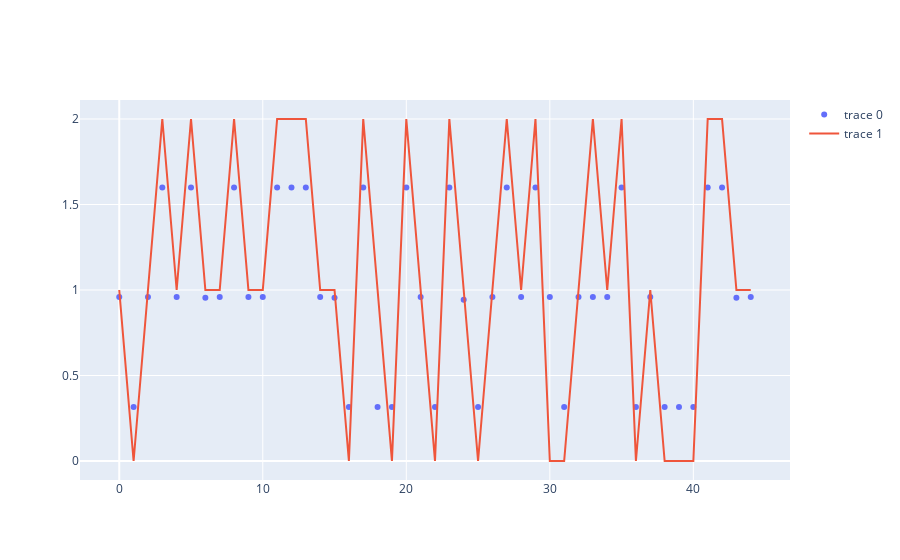
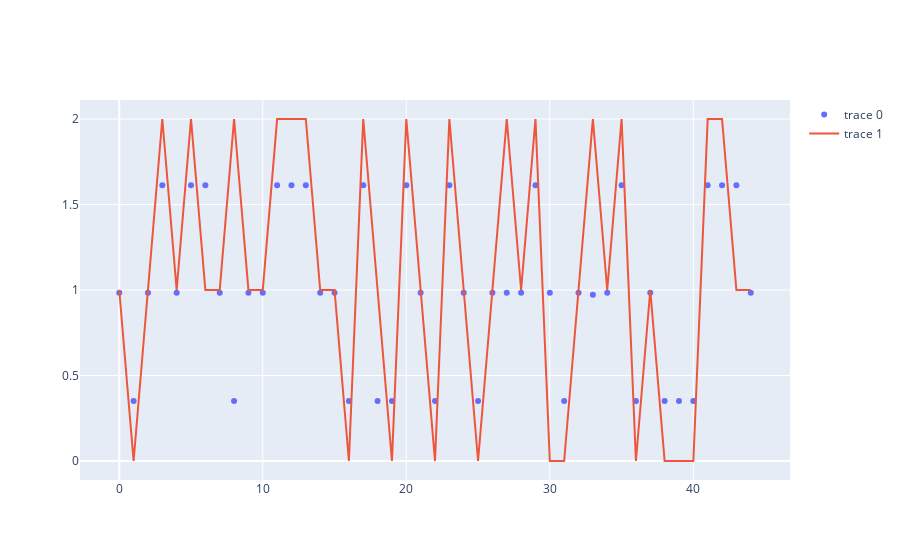
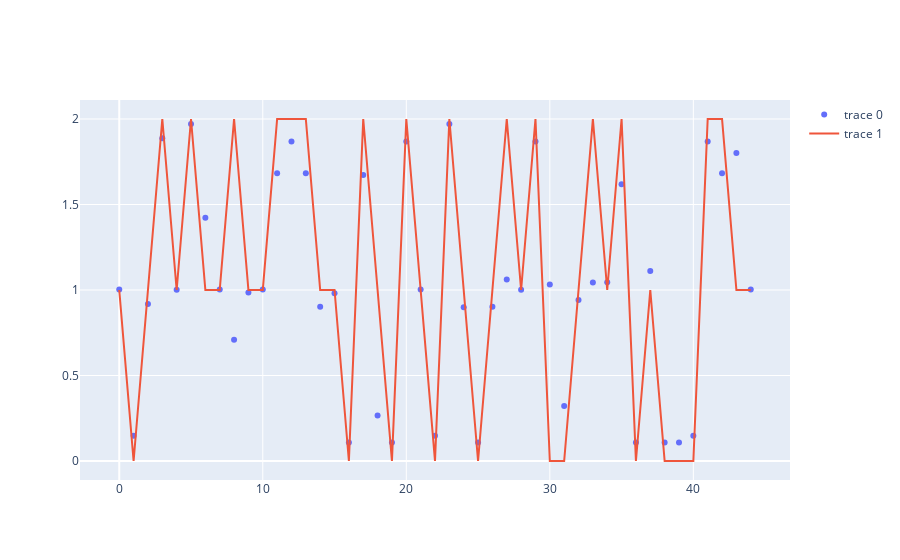

Here is the notebook cell these charts were saved with, in order:
### Code cell
params = dict(max_depth = 3, learning_rate = 0.1)
mid_point = len(x_tr) // 2
x_tr1 = x_tr[:mid_point]
y_tr1 = y_tr[:mid_point]
x_tr2 = x_tr[mid_point:]
y_tr2 = y_tr[mid_point:]
dtrain0 = xgb.DMatrix(x_tr, y_tr)
dtrain1 = xgb.DMatrix(x_tr1, y_tr1)
dtrain2 = xgb.DMatrix(x_tr2,y_tr2)
dtest = xgb.DMatrix(x_te, label = y_te)

model0 = xgb.train(params, dtrain0, num_boost_round= 10)
model1 = xgb.train(params, dtrain1, num_boost_round= 10)
model2 = xgb.train(params, dtrain2, num_boost_round= 10, xgb_model = model1)

pred0 = model0.predict(dtest)
pred1 = model1.predict(dtest)
pred2 = model2.predict(dtest)
mse0 = sklearn.metrics.mean_squared_error(y_te,pred0)
mse1 = sklearn.metrics.mean_squared_error(y_te,pred1)
mse2 = sklearn.metrics.mean_squared_error(y_te,pred2)

print(f'mse model 0 = {mse0}')
go.Figure([
    go.Scatter( y = pred0, mode = 'markers',),
    go.Scatter( y = y_te, mode = 'lines')
]).show()

print(f'mse model 1 = {mse1}')
go.Figure([
    go.Scatter( y = pred1, mode = 'markers',),
    go.Scatter( y = y_te, mode = 'lines')
]).show()

print(f'mse model 2 = {mse2}')
go.Figure([
    go.Scatter( y = pred2, mode = 'markers',),
    go.Scatter( y = y_te, mode = 'lines')
]).show()

num_trees0 = len(model0.get_dump())
num_trees1 = len(model1.get_dump())
num_trees2 = len(model2.get_dump())
print(f'num_trees0 = {num_trees0}')
print(f'num_trees1 = {num_trees1}')
print(f'num_trees2 = {num_trees2}')

### Figure 1 — Plotly figure (JSON) as saved in the notebook; plotly's stock layout.template omitted (floating-point values rounded to 4 significant figures)
{"data": [{"mode": "markers", "type": "scatter", "y": [0.9597, 0.3164, 0.9597, 1.599, 0.9597, 1.599, 0.9549, 0.9597, 1.599, 0.9597, 0.9597, 1.599, 1.599, 1.599, 0.9597, 0.9549, 0.3164, 1.599, 0.3164, 0.3164, 1.599, 0.9597, 0.3164, 1.599, 0.9434, 0.3164, 0.9597, 1.599, 0.9597, 1.599, 0.9597, 0.3164, 0.9597, 0.9597, 0.9597, 1.599, 0.3164, 0.9597, 0.3164, 0.3164, 0.3164, 1.599, 1.599, 0.9549, 0.9597]}, {"mode": "lines", "type": "scatter", "y": [1, 0, 1, 2, 1, 2, 1, 1, 2, 1, 1, 2, 2, 2, 1, 1, 0, 2, 1, 0, 2, 1, 0, 2, 1, 0, 1, 2, 1, 2, 0, 0, 1, 2, 1, 2, 0, 1, 0, 0, 0, 2, 2, 1, 1]}], "layout": {}}

### Figure 2 — Plotly figure (JSON) as saved in the notebook; plotly's stock layout.template omitted (floating-point values rounded to 4 significant figures)
{"data": [{"mode": "markers", "type": "scatter", "y": [0.9835, 0.3509, 0.9835, 1.612, 0.9835, 1.612, 1.612, 0.9835, 0.3509, 0.9835, 0.9835, 1.612, 1.612, 1.612, 0.9835, 0.9835, 0.3509, 1.612, 0.3509, 0.3509, 1.612, 0.9835, 0.3509, 1.612, 0.9835, 0.3509, 0.9835, 0.9835, 0.9835, 1.612, 0.9835, 0.3509, 0.9835, 0.9728, 0.9835, 1.612, 0.3509, 0.9835, 0.3509, 0.3509, 0.3509, 1.612, 1.612, 1.612, 0.9835]}, {"mode": "lines", "type": "scatter", "y": [1, 0, 1, 2, 1, 2, 1, 1, 2, 1, 1, 2, 2, 2, 1, 1, 0, 2, 1, 0, 2, 1, 0, 2, 1, 0, 1, 2, 1, 2, 0, 0, 1, 2, 1, 2, 0, 1, 0, 0, 0, 2, 2, 1, 1]}], "layout": {}}

### Figure 3 — Plotly figure (JSON) as saved in the notebook; plotly's stock layout.template omitted (floating-point values rounded to 4 significant figures)
{"data": [{"mode": "markers", "type": "scatter", "y": [1.003, 0.147, 0.9184, 1.887, 1.002, 1.97, 1.422, 1.003, 0.7086, 0.9848, 1.003, 1.683, 1.868, 1.683, 0.9022, 0.9804, 0.1084, 1.672, 0.2654, 0.1084, 1.868, 1.003, 0.147, 1.97, 0.8985, 0.1084, 0.9022, 1.062, 1.002, 1.868, 1.032, 0.3212, 0.9408, 1.044, 1.046, 1.618, 0.1084, 1.111, 0.1084, 0.1084, 0.147, 1.868, 1.683, 1.801, 1.003]}, {"mode": "lines", "type": "scatter", "y": [1, 0, 1, 2, 1, 2, 1, 1, 2, 1, 1, 2, 2, 2, 1, 1, 0, 2, 1, 0, 2, 1, 0, 2, 1, 0, 1, 2, 1, 2, 0, 0, 1, 2, 1, 2, 0, 1, 0, 0, 0, 2, 2, 1, 1]}], "layout": {}}
